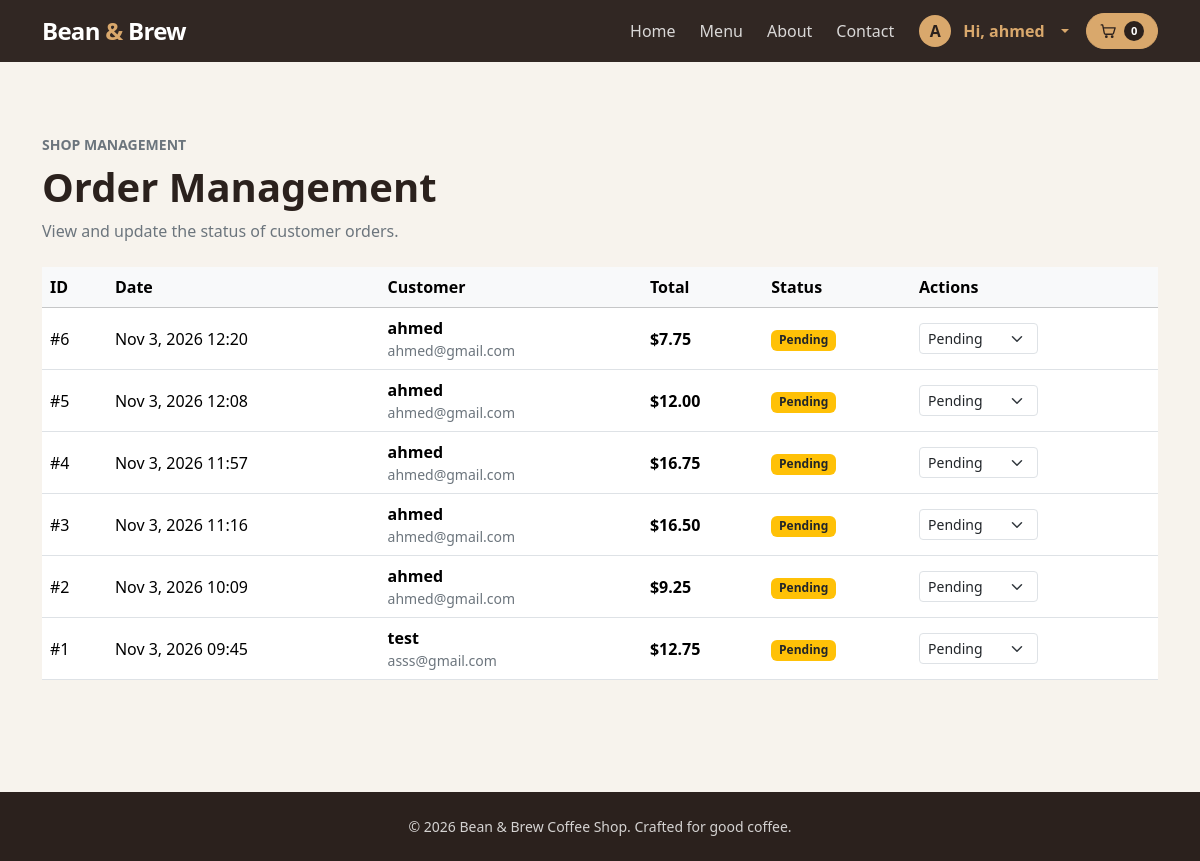
Page /admin_orders.php (signed in) on the earlier database version.
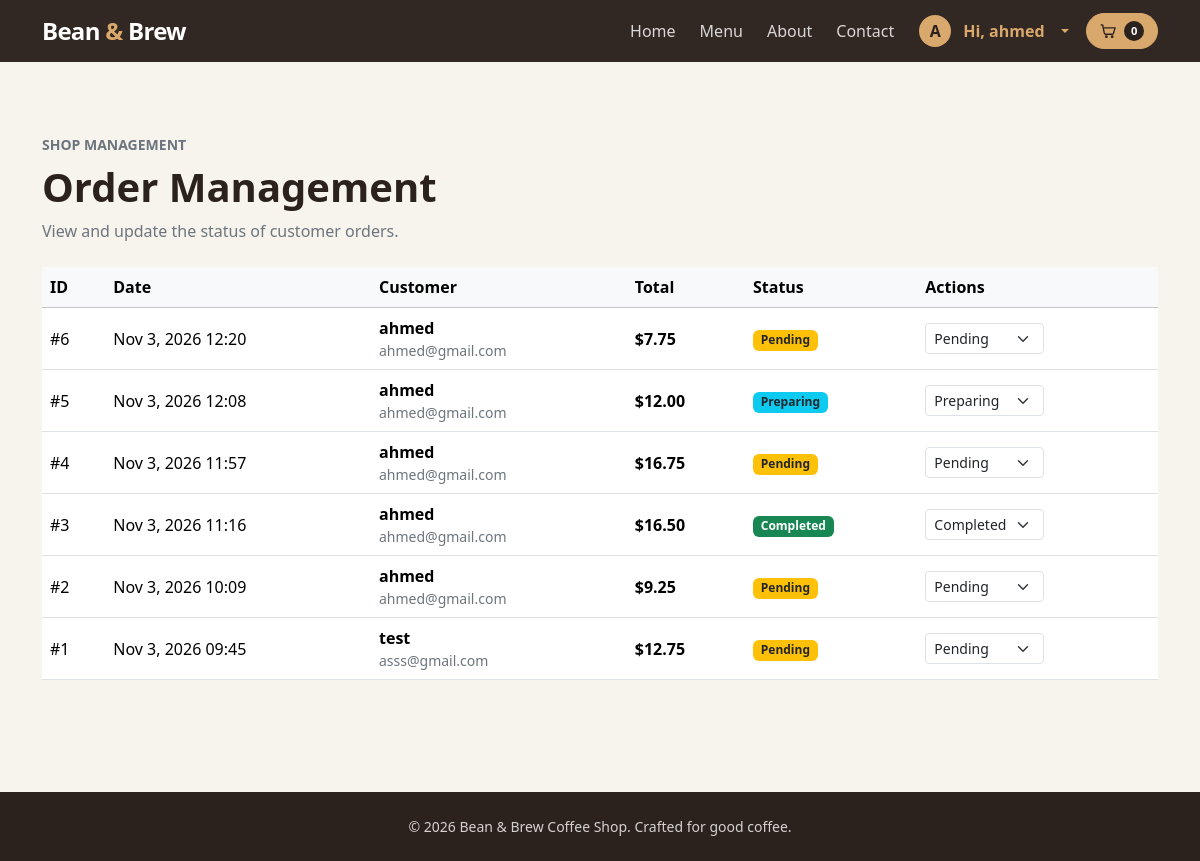
Same page on the later database version.
### tables this page shows
CREATE TABLE orders (
    id INTEGER PRIMARY KEY AUTOINCREMENT,
    customer_name TEXT NOT NULL,
    customer_email TEXT NOT NULL,
    total_amount REAL NOT NULL,
    created_at DATETIME DEFAULT CURRENT_TIMESTAMP
, status TEXT NOT NULL DEFAULT 'pending');

### public/admin_orders.php (the view, shortened to what this page needs)
<?php
require_once "../includes/config.php";
$stmt = $pdo->query("SELECT * FROM orders ORDER BY created_at DESC");
$orders = $stmt->fetchAll();
include "../includes/header.php";
?>
<section class="container py-4 py-lg-5">
    <div class="d-flex flex-column flex-sm-row justify-content-between align-items-sm-end gap-3 mb-4">
        <div>
            <p class="text-uppercase small fw-semibold text-secondary mb-2">Shop management</p>
            <h1 class="display-6 fw-bold mb-2">Order Management</h1>
            <p class="text-secondary mb-0">View and update the status of customer orders.</p>
        </div>
    </div>
    <div class="table-responsive">
        <table class="table table-hover align-middle">
            <thead class="table-light">
                <tr>
                    <th>ID</th>
                    <th>Date</th>
                    <th>Customer</th>
                    <th>Total</th>
                    <th>Status</th>
                    <th>Actions</th>
                </tr>
            </thead>
            <tbody>
                <?php if (empty($orders)): ?>
                    <tr>
                        <td colspan="6" class="text-center py-4 text-secondary">No orders found.</td>
                    </tr>
                <?php else: ?>
                    <?php foreach ($orders as $order): ?>
                        <tr>
                            <td>#<?php echo $order['id']; ?></td>
                            <td><?php echo date('M j, Y H:i', strtotime($order['created_at'])); ?></td>
                            <td>
                                <div class="fw-semibold"><?php echo htmlspecialchars($order['customer_name']); ?></div>
                                <div class="small text-secondary"><?php echo htmlspecialchars($order['customer_email']); ?></div>
                            </td>
                            <td class="fw-bold">$<?php echo number_format($order['total_amount'], 2); ?></td>
                            <td>
                                <?php
                                    $statusClass = 'badge bg-secondary';
                                    switch ($order['status']) {
                                        case 'pending': $statusClass = 'badge bg-warning text-dark'; break;
                                        case 'preparing': $statusClass = 'badge bg-info text-dark'; break;
                                        case 'completed': $statusClass = 'badge bg-success'; break;
                                    }
                                ?>
                                <span class="<?php echo $statusClass; ?>"><?php echo ucfirst($order['status']); ?></span>
                            </td>
                            <td>
                                <form action="admin_order_status.php" method="POST" class="d-inline order-status-form">
                                    <select name="new_status" class="form-select form-select-sm d-inline-block w-auto status-select" onchange="updateOrderStatus(this)">
                                        <option value="pending" <?php echo $order['status'] === 'pending' ? 'selected' : ''; ?>>Pending</option>
                                        <option value="preparing" <?php echo $order['status'] === 'preparing' ? 'selected' : ''; ?>>Preparing</option>
                                        <option value="completed" <?php echo $order['status'] === 'completed' ? 'selected' : ''; ?>>Completed</option>
                                    </select>
                                </form>
                            </td>
                        </tr>
                    <?php endforeach; ?>
                <?php endif; ?>
            </tbody>
        </table>
    </div>
</section>
<?php include "../includes/footer.php"; ?>

### includes/header.php (shortened to what this page needs)
<?php
$current_page = basename($_SERVER['SCRIPT_NAME'] ?? '');
?>
<!DOCTYPE html>
<html lang="en">
<head>
    <link rel="stylesheet" href="assets/vendor/bootstrap/bootstrap.min.css">
</head>
<body>
<nav class="navbar navbar-expand-lg navbar-dark site-nav sticky-top">
    <div class="container">
        <a class="navbar-brand fs-4" href="index.php">Bean <span style="color: var(--coffee-gold);">&</span> Brew</a>
        <div class="offcanvas offcanvas-lg offcanvas-end site-navigation" tabindex="-1" id="siteNavigation" aria-label="Site navigation">
            <div class="offcanvas-body p-0">
                <div class="navbar-nav nav-pills ms-auto align-items-lg-center gap-lg-2">
                    <a class="nav-link<?php echo $current_page === 'index.php' ? ' active' : ''; ?>" href="index.php"<?php echo $current_page === 'index.php' ? ' aria-current="page"' : ''; ?>>Home</a>
                    <a class="nav-link<?php echo $current_page === 'menu.php' ? ' active' : ''; ?>" href="menu.php"<?php echo $current_page === 'menu.php' ? ' aria-current="page"' : ''; ?>>Menu</a>
                    <a class="nav-link<?php echo $current_page === 'about.php' ? ' active' : ''; ?>" href="about.php"<?php echo $current_page === 'about.php' ? ' aria-current="page"' : ''; ?>>About</a>
                    <a class="nav-link<?php echo $current_page === 'contact.php' ? ' active' : ''; ?>" href="contact.php"<?php echo $current_page === 'contact.php' ? ' aria-current="page"' : ''; ?>>Contact</a>
                </div>
                <?php if (isset($_SESSION['user_id'])): ?>
                    <?php $account_name = $_SESSION['user_name'] ?? 'Account'; ?>
                    <div class="dropdown account-menu">
                        <button class="account-toggle btn dropdown-toggle" type="button" data-bs-toggle="dropdown" aria-expanded="false">
                            <span class="account-avatar" aria-hidden="true"><?php echo htmlspecialchars(strtoupper(substr($account_name, 0, 1)), ENT_QUOTES, 'UTF-8'); ?></span>
                            <span class="account-copy">
                                <span class="account-name">Hi, <?php echo htmlspecialchars($account_name, ENT_QUOTES, 'UTF-8'); ?></span>
                            </span>
                        </button>
                    </div>
                <?php endif; ?>
            </div>
        </div>
        <div class="navbar-tools d-flex align-items-center gap-2">
            <a class="cart-link" href="cart.php" aria-label="Shopping cart, <?php echo isset($_SESSION['cart']) ? array_sum($_SESSION['cart']) : 0; ?> items">
                <svg viewBox="0 0 24 24" fill="none" stroke="currentColor" stroke-width="1.8" stroke-linecap="round" stroke-linejoin="round" aria-hidden="true">
                    <path d="M3 4h2l2.2 11.1a2 2 0 0 0 2 1.6h8.7a2 2 0 0 0 1.9-1.4L22 8H6"></path>
                    <circle cx="10" cy="20" r="1"></circle>
                    <circle cx="18" cy="20" r="1"></circle>
                </svg>
                <span class="cart-count" data-cart-count><?php echo isset($_SESSION['cart']) ? array_sum($_SESSION['cart']) : 0; ?></span>
            </a>
        </div>
    </div>
</nav>
<main class="<?php echo $current_page === 'index.php' ? 'home-page' : ''; ?>">

### includes/footer.php (shortened to what this page needs)
</main>
<footer class="site-footer py-4 mt-5">
    <div class="container text-center small">
        &copy; <?php echo date("Y"); ?> Bean & Brew Coffee Shop. Crafted for good coffee.
    </div>
</footer>
<div class="toast-container position-fixed bottom-0 end-0 p-3" aria-live="polite" aria-atomic="true">
</div>
</body>
</html>

### includes/header.php (style rules this page uses)
:root { --coffee-ink: #2b211d; --coffee-brown: #56392d; --coffee-gold: #d9a86c; --coffee-cream: #f7f3ed; }
body { background: var(--coffee-cream); color: var(--coffee-ink); min-height: 100vh; display: flex; flex-direction: column; }
main { flex: 1; padding-top: 1.5rem; }
.site-nav { background: rgba(43, 33, 29, .97); }
.site-nav .navbar-brand { color: #fff; font-weight: 750; letter-spacing: -.03em; }
.site-nav .nav-link { color: rgba(255,255,255,.82); }
.navbar-tools { flex-shrink: 0; }
.cart-link { display: inline-flex; align-items: center; gap: .45rem; color: var(--coffee-ink) !important; background: var(--coffee-gold); border: 1px solid var(--coffee-gold); border-radius: 999px; padding: .45rem .8rem !important; font-size: .9rem; font-weight: 700; line-height: 1; text-decoration: none; transition: background-color .2s ease, border-color .2s ease, transform .2s ease; }
.cart-link svg { width: 1.1rem; height: 1.1rem; }
.cart-count { min-width: 1.25rem; height: 1.25rem; display: inline-grid; place-items: center; padding: 0 .25rem; border-radius: 999px; background: var(--coffee-ink); color: #fff; font-size: .7rem; }
.site-navigation { --bs-offcanvas-width: min(85vw, 360px); background: var(--coffee-ink); }
.site-navigation .offcanvas-body { display: flex; flex-direction: column; }
.account-menu { flex-shrink: 0; }
.account-toggle { display: flex; align-items: center; gap: .75rem; width: 100%; color: var(--coffee-gold); text-align: left; }
.account-avatar { width: 2.5rem; height: 2.5rem; flex: 0 0 2.5rem; display: grid; place-items: center; border-radius: 50%; background: var(--coffee-gold); color: var(--coffee-ink); font-weight: 700; }
.account-copy { display: grid; min-width: 0; }
.account-name { font-weight: 600; }
@media (min-width: 992px) { .site-navigation .offcanvas-body { flex-direction: row; align-items: center; } }
@media (min-width: 992px) { .account-menu { margin-left: .5rem; margin-right: .5rem; } }
@media (min-width: 992px) { .account-toggle { padding: .35rem .5rem; border-radius: 999px; } }
@media (min-width: 992px) { .account-avatar { width: 2rem; height: 2rem; flex-basis: 2rem; } }
.site-footer { background: var(--coffee-ink); color: rgba(255,255,255,.8); }

Differences in the rows shown:
changed orders id 5: status "Pending" → "Preparing"; new_status "Pending" → "Preparing"
changed orders id 3: status "Pending" → "Completed"; new_status "Pending" → "Completed"
